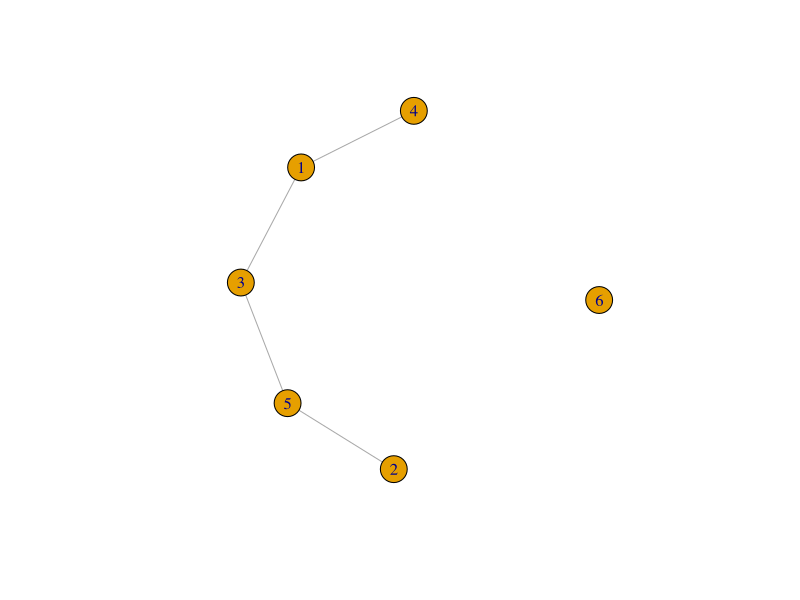
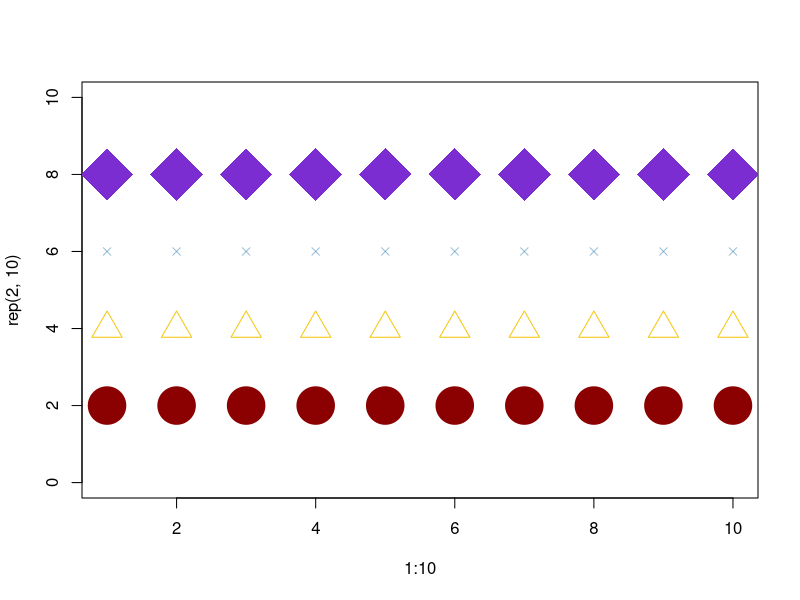

Here is the R script that generated these plots, in order:
## ---- chunk 1
# 载入igraph包
library(igraph)
## ---- chunk 2
set.seed(10)
g1 <- sample_smallworld(1, 200, 5, 0.05)
vcount(g1)
ecount(g1)
# 图的直径
diameter(g1)
# 图的密度
edge_density(g1)
# 点的相邻点 ego（graph，length，node）   length 相隔几个点  node 哪个点
unlist(ego(g1,1,10))


## ---- chunk 3
g1<-graph(edges = c(1,3,2,5,4,1,5,3),n=6,directed = F)
plot(g1)
# 查看属性,U 代表无向图   
print(g1)
## ---- chunk 4
# cex 点的大小， pch 点的样式, col 点的颜色，多个表达方式，其中alpha可为透明度
plot(x=1:10,y=rep(2,10),cex=5,col="dark red",pch=19,ylim = c(0,10))
points(x=1:10,y=rep(4,10),cex=3,col="557799",pch=2)
points(x=1:10,y=rep(6,10),cex=1,col=rgb(.2,.5,.7,alpha = .5),pch=4)
points(x=1:10,y=rep(8,10),cex=7,col=rgb(123,45,209,maxColorValue = 255),pch=18)
#line(x=1:10,y=rep(9,10),col="red")
## ---- chunk 5
# 全部清理
rm(list=ls())
# 清理某一个
a<-10
rm(a)

## ---- chunk 6
fun_cal<-function(x){
  
  a<-10
  # beta IBK  个人教育背景
  beta<-1
  # omega FR 忘记因素
  omega<-3
  # sigma   对谣言源头的信任度
  sigma<-10
  y<-a*exp((-1)*beta*x)*cos(omega*x+sigma)
  y[which(y<0)]<-y[which(y<0)]*(-1)
  return(y)
}

plot_fua<-function(fm,to,by){
  x<-seq(fm,to,by)
  y<-fun_cal(x)
  plot(x,y)
  lines(x,y)
}
